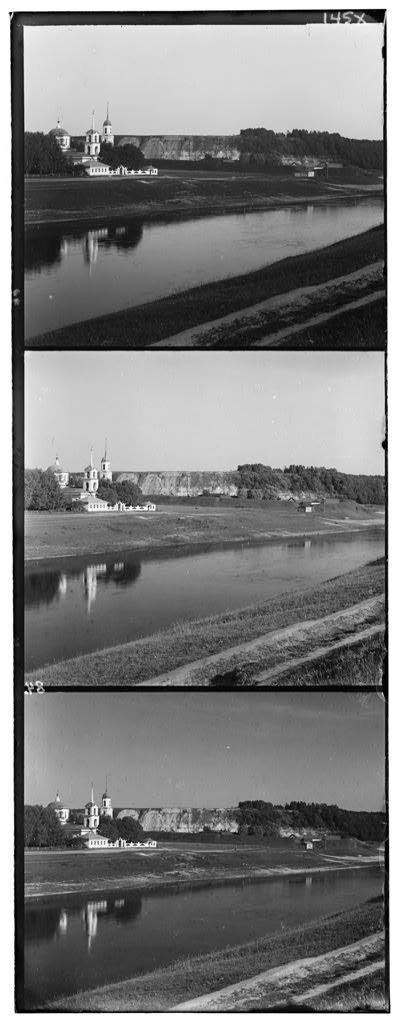
#> input picture tests/test_image_1.jpg, 400 x 1024 px
$ python align_channels.py --input tests/test_image_1.jpg --output out.png
#> lines starting #> are read from the running program, lines starting #| are printed output that depends on the picture
#> in main, img is the input picture: shape (1024, 400); min 0, max 255, mean 124.2
import numpy as np
import cv2 as cv
import argparse
from typing import Tuple
import matplotlib.pyplot as plt


def split_helper(img: np.ndarray) -> Tuple[np.ndarray, np.ndarray, np.ndarray]:
    h = img.shape[0] // 3
#> h = 341
    B = img[:h]
    G = img[h : 2 * h]
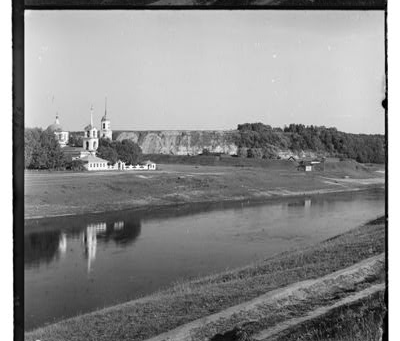
#> G: shape (341, 400); min 0, max 255, mean 139.3
    R = img[2 * h : 3 * h]
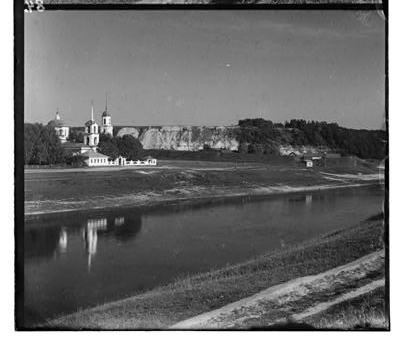
#> R: shape (341, 400); min 0, max 255, mean 106.9
    return B, G, R


def crop_border(
    img: np.ndarray, frac: float = 0.08
) -> Tuple[np.ndarray, Tuple[int, int, int, int]]:
#> called with frac = 0.08
    h, w = img.shape[:2]
#> h = 341; w = 400
    t = int(h * frac)
#> t = 27
    b = h - t
#> b = 314
    l = int(w * frac)
#> l = 32
    r = w - l
#> r = 368
    return img[t:b, l:r], (t, b, l, r)


def orb_kp_desc(gray: np.ndarray, n_features: int = 3000):
    orb = cv.ORB_create(
        nfeatures=n_features, fastThreshold=10, scaleFactor=1.2, edgeThreshold=15
    )
    kps, desc = orb.detectAndCompute(gray, None)
    return kps, desc


def match_ratio_test(desc1, desc2, ratio=0.75):
    bf = cv.BFMatcher(cv.NORM_HAMMING, crossCheck=False)
    knn = bf.knnMatch(desc1, desc2, k=2)
    good = []
    for m, n in knn:
        if m.distance < ratio * n.distance:
            good.append(m)
    return good


def align_channel(
    moving: np.ndarray, ref: np.ndarray, crop_frac: float = 0.08
) -> np.ndarray:
    mov_c, (mt, mb, ml, mr) = crop_border(moving, crop_frac)
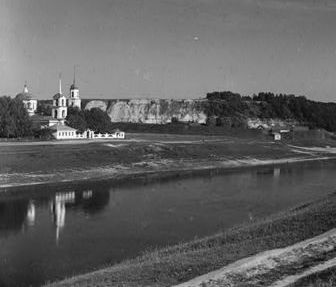
#> mov_c: shape (287, 336); min 2, max 255, mean 96.8
#> mt = 27; mb = 314; ml = 32; mr = 368
    ref_c, (rt, rb, rl, rr) = crop_border(ref, crop_frac)
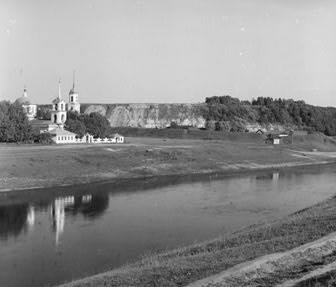
#> ref_c: shape (287, 336); min 5, max 255, mean 141.4
#> rt = 27; rb = 314; rl = 32; rr = 368

    k1, d1 = orb_kp_desc(mov_c)
#> in orb_kp_desc, `kps, desc = orb.detectAndCompute(gray, None)`: kps = 2545 keypoints; strongest (x, y, size): (90, 132, 31), (96, 135, 31), (96, 133, 31), (77, 132, 31)
#> k1 has the same summary as kps in orb_kp_desc
    k2, d2 = orb_kp_desc(ref_c)
#> in orb_kp_desc (call 2), `kps, desc = orb.detectAndCompute(gray, None)`: kps = 2549 keypoints; strongest (x, y, size): (94, 137, 31), (76, 136, 31), (94, 140, 31), (89, 136, 31)
#> k2 has the same summary as kps in orb_kp_desc

    if d1 is None or d2 is None or len(k1) < 10 or len(k2) < 10:
        return moving

    good = match_ratio_test(d1, d2, ratio=0.75)
#> in match_ratio_test, `knn = bf.knnMatch(desc1, desc2, k=2)`: knn = 2545 matches
#> after the loop in match_ratio_test, `for m, n in knn:`: good = 433 matches
#> good = 433 matches
    if len(good) < 10:
        return moving

    pts1 = np.float32([k1[m.queryIdx].pt for m in good]).reshape(-1, 1, 2)
#> pts1 = 433 rows, first 8: [107, 131], [173, 121], [26, 90], [107, 138], [67, 103], [70, 194], [69, 134], [189, 118]
    pts2 = np.float32([k2[m.trainIdx].pt for m in good]).reshape(-1, 1, 2)
#> pts2 = 433 rows, first 8: [106, 136], [172, 125], [25, 95], [104.4, 142.8], [66, 108], [69, 198], [68, 139], [189, 122]

    pts1[:, 0, 0] += ml
    pts1[:, 0, 1] += mt
    pts2[:, 0, 0] += rl
    pts2[:, 0, 1] += rt

    H, mask = cv.findHomography(
        pts1,
        pts2,
        method=cv.RANSAC,
        ransacReprojThreshold=3.0,
        maxIters=5000,
        confidence=0.995,
    )
#> H = [[0.988, -0.00359, 0.441], [-0.00279, 0.979, 7.09], [-9.86e-06, -3.27e-05, 1]]; mask = 433 values, max 1 at index 0, min 0 at index 92, mean 0.938
    if H is None:
        return moving

    h, w = ref.shape
#> h = 341; w = 400
    aligned = cv.warpPerspective(
        moving, H, (w, h), flags=cv.INTER_LINEAR, borderMode=cv.BORDER_REPLICATE
    )
    return aligned


def align_images(r: np.ndarray, g: np.ndarray, b: np.ndarray) -> np.ndarray:
    r_a = align_channel(r, g)
    b_a = align_channel(b, g)
#> call 2 of align_channel, with crop_frac = 0.08
#> in align_channel (call 2), `mov_c, (mt, mb, ml, mr) = crop_border(moving, crop_frac)`:
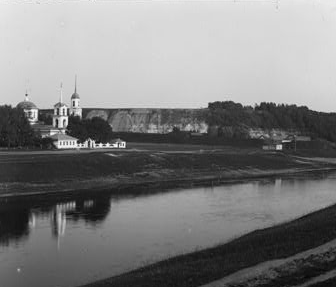
#> mov_c: shape (287, 336); min 5, max 251, mean 127.4
#> in orb_kp_desc (call 3), `kps, desc = orb.detectAndCompute(gray, None)`: kps = 2180 keypoints; strongest (x, y, size): (66, 118, 31), (80, 145, 31), (124, 144, 31), (97, 145, 31)
#> in align_channel (call 2), `k1, d1 = orb_kp_desc(mov_c)`: k1 has the same summary as kps in orb_kp_desc
#> in orb_kp_desc (call 4), `kps, desc = orb.detectAndCompute(gray, None)`: kps = 2549 keypoints; strongest (x, y, size): (94, 137, 31), (76, 136, 31), (94, 140, 31), (89, 136, 31)
#> in match_ratio_test (call 2), `knn = bf.knnMatch(desc1, desc2, k=2)`: knn = 2180 matches
#> after the loop in match_ratio_test (call 2), `for m, n in knn:`: good = 314 matches
#> in align_channel (call 2), `pts1 = np.float32([k1[m.queryIdx].pt for m in good]).reshape(-1, 1, 2)`: pts1 = 314 rows, first 8: [26, 94], [26, 99], [275, 269], [221, 101], [235, 102], [287, 104], [78, 105], [294, 105]
#> in align_channel (call 2), `pts2 = np.float32([k2[m.trainIdx].pt for m in good]).reshape(-1, 1, 2)`: pts2 = 314 rows, first 8: [24, 90], [23, 95], [272, 263], [218, 96], [232, 97], [284, 99], [76, 100], [291, 99]
#> in align_channel (call 2), `H, mask = cv.findHomography( pts1, pts2, method=cv.RANSAC, ransacRepro..`: H = [[1.01, -0.00585, -2.03], [0.00731, 0.984, -3.12], [8.32e-05, -5.74e-05, 1]]; mask = 314 values, max 1 at index 0, min 0 at index 12, mean 0.895
#> in align_channel (call 2), `aligned = cv.warpPerspective( moving, H, (w, h), flags=cv.INTER_LINEAR..`:
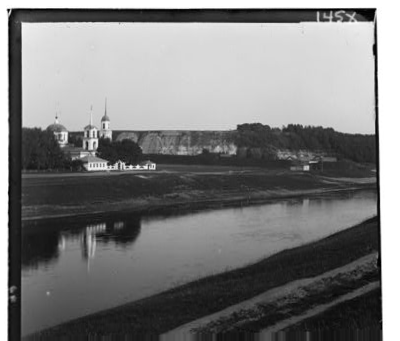
#> aligned: shape (341, 400); min 0, max 255, mean 124.8
    rgb = np.dstack([r_a, g, b_a])
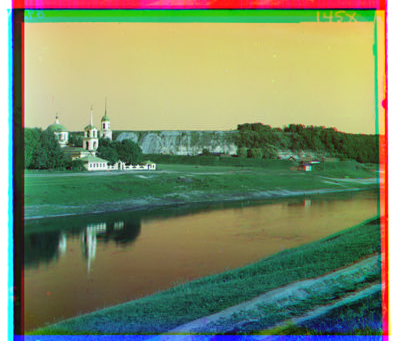
#> rgb: shape (341, 400, 3); mean of channels 0, 1, 2 105.3, 139.3, 124.8; drawn as B, G, R
    return np.clip(rgb, 0, 255).astype(np.uint8)


def main():
    parser = argparse.ArgumentParser(
        description="Align RGB channels from a stacked glass-plate scan."
    )
    parser.add_argument("--input", required=True, help="Input 3-panel grayscale image")
    parser.add_argument(
        "--output",
        required=True,
        help="Output color image path (e.g., results/out.png)",
    )
    parser.add_argument(
        "--crop",
        type=float,
        default=0.08,
        help="Border crop fraction for keypoints (default 0.08)",
    )
    args = parser.parse_args()

    img = cv.imread(args.input, cv.IMREAD_GRAYSCALE)
    if img is None:
        raise FileNotFoundError(f"Could not read input: {args.input}")

    B, G, R = split_helper(img)  # original plates are typically B, G, R (top→bottom)
    aligned = align_images(R, G, B)  # stack as RGB

    # Save in BGR order for OpenCV
    out_bgr = cv.cvtColor(aligned, cv.COLOR_RGB2BGR)
    ok = cv.imwrite(args.output, out_bgr)
    if not ok:
        raise IOError(f"Failed to write output: {args.output}")

    plt.imshow(aligned)
    plt.title("Aligned RGB")
    plt.axis("off")
    plt.show()


if __name__ == "__main__":
    main()

$ run again, on tests/test_image_3.jpg
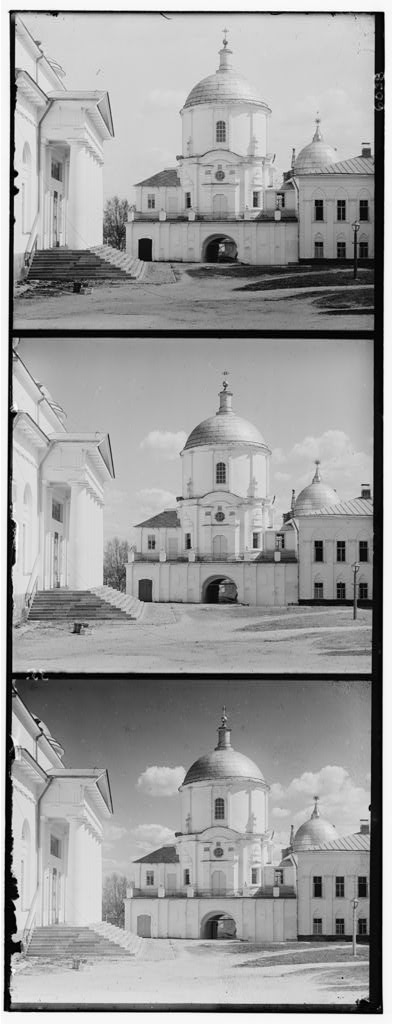
#> input picture tests/test_image_3.jpg, 393 x 1024 px
#> in main, img is the input picture: shape (1024, 393); min 0, max 255, mean 157.6
#> mt = 27; mb = 314; ml = 31; mr = 362
#> rt = 27; rb = 314; rl = 31; rr = 362
#> kps = 2776 keypoints; strongest (x, y, size): (144, 125, 31), (245, 186, 31), (222, 173, 31), (283, 170, 31)
#> k1 has the same summary as kps in orb_kp_desc
#> kps = 2712 keypoints; strongest (x, y, size): (223, 179, 31), (223, 178, 37.2), (122, 231, 31), (307, 174, 31)
#> k2 has the same summary as kps in orb_kp_desc
#> knn = 2776 matches
#> after the loop in match_ratio_test, `for m, n in knn:`: good = 699 matches
#> pts1 = 699 rows, first 8: [292, 224], [280, 224], [264, 228], [187, 213], [289, 210], [283, 210], [192, 210], [191, 208]
#> pts2 = 699 rows, first 8: [293, 229], [281, 229], [265, 233], [189, 218], [290, 216], [284, 215], [194, 216], [192, 213]
#> H = [[0.991, -0.00227, 2.83], [-0.00155, 0.994, 6.15], [-1.36e-05, -4.07e-06, 1]]; mask = 699 values, max 1 at index 0, min 0 at index 37, mean 0.943
#> in align_channel (call 2), `mov_c, (mt, mb, ml, mr) = crop_border(moving, crop_frac)`:
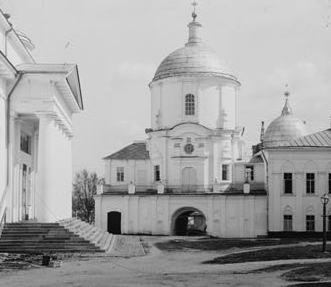
#> mov_c: shape (287, 331); min 0, max 236, mean 163.1
#> kps = 2743 keypoints; strongest (x, y, size): (223, 178, 31), (113, 212, 92.6), (114, 212, 77.1), (120, 214, 31)
#> k1 has the same summary as kps in orb_kp_desc
#> kps = 2712 keypoints; strongest (x, y, size): (223, 179, 31), (223, 178, 37.2), (122, 231, 31), (307, 174, 31)
#> knn = 2743 matches
#> after the loop in match_ratio_test (call 2), `for m, n in knn:`: good = 782 matches
#> pts1 = 782 rows, first 8: [28, 222], [104, 232], [111, 234], [186, 101], [60, 227], [194, 215], [197, 210], [222, 194]
#> pts2 = 782 rows, first 8: [30, 219.6], [104, 232], [111, 234], [186, 100], [63, 226], [194, 216], [197, 210], [222, 194]
#> H = [[0.994, -0.00107, 1.06], [-0.00166, 0.995, 1.12], [-5.01e-06, -2.71e-06, 1]]; mask = 782 values, max 1 at index 0, min 0 at index 95, mean 0.946
#> in align_images, `rgb = np.dstack([r_a, g, b_a])`:
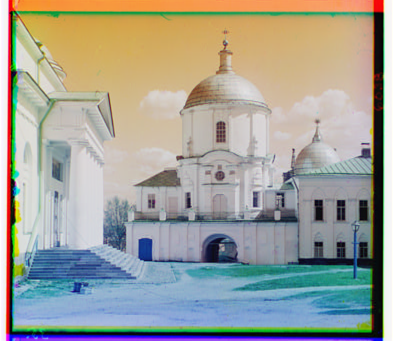
#> rgb: shape (341, 393, 3); mean of channels 0, 1, 2 150.8, 160.1, 159.7; drawn as B, G, R
